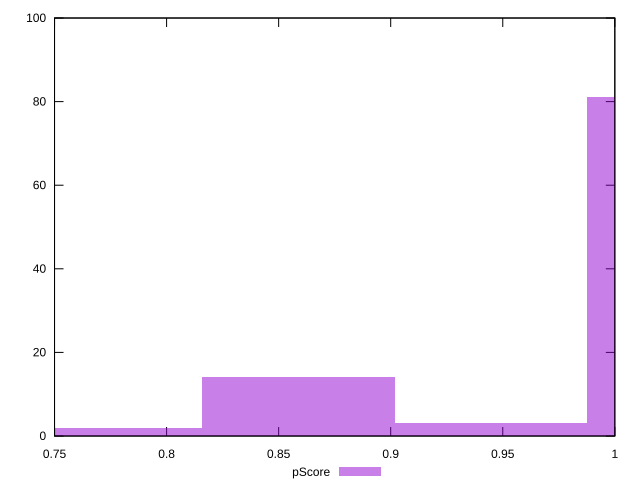

Source code (gnuplot):
reset

$pScore <<EOF
1.0305606457135261 81
0.8588005380946051 14
0.7729204842851446 2
0.9446805919040656 3
EOF

set key outside below
set boxwidth 0.08588005380946051
set xrange [0.75:1]
set yrange [0:100]
set trange [0:100]
set style fill transparent solid 0.5 noborder
set terminal svg size 640, 490 enhanced background rgb 'white'
set output "report_00009_2021-02-08T22-37-41.559Z/unminified-javascript/samples/pages/pScore/histogram.svg"

plot $pScore title "pScore" with boxes

reset
